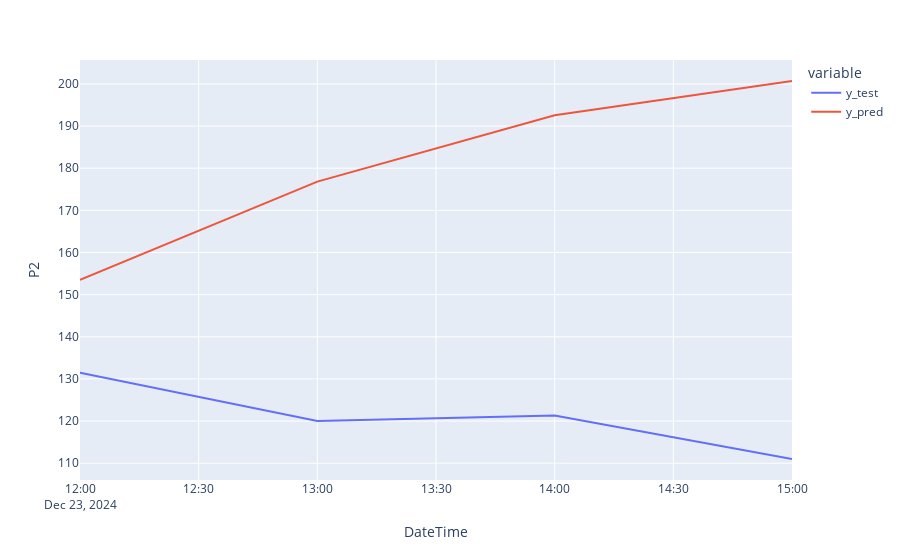

Source (notebook cell):
### Markdown cell above
Create a time series plot for the values in test_predictions using plotly express. Be sure that the y-axis is properly labeled as "P2"

### Code cell
fig = px.line(df_pred_test, labels={"value":"P2"})

fig.show()

### Figure 1 — Plotly figure (JSON) as saved in the notebook; plotly's stock layout.template omitted (floating-point values rounded to 4 significant figures)
{"data": [{"hovertemplate": "variable=y_test<br>DateTime=%{x}<br>P2=%{y}<extra></extra>", "legendgroup": "y_test", "line": {"color": "#636efa", "dash": "solid"}, "marker": {"symbol": "circle"}, "mode": "lines", "name": "y_test", "orientation": "v", "showlegend": true, "type": "scatter", "x": ["2024-12-23T12:00:00+00:00", "2024-12-23T13:00:00+00:00", "2024-12-23T14:00:00+00:00", "2024-12-23T15:00:00+00:00"], "xaxis": "x", "y": [131.5, 120, 121.3, 111], "yaxis": "y"}, {"hovertemplate": "variable=y_pred<br>DateTime=%{x}<br>P2=%{y}<extra></extra>", "legendgroup": "y_pred", "line": {"color": "#EF553B", "dash": "solid"}, "marker": {"symbol": "circle"}, "mode": "lines", "name": "y_pred", "orientation": "v", "showlegend": true, "type": "scatter", "x": ["2024-12-23T12:00:00+00:00", "2024-12-23T13:00:00+00:00", "2024-12-23T14:00:00+00:00", "2024-12-23T15:00:00+00:00"], "xaxis": "x", "y": [153.5, 176.8, 192.6, 200.7], "yaxis": "y"}], "layout": {"legend": {"title": {"text": "variable"}, "tracegroupgap": 0}, "margin": {"t": 60}, "xaxis": {"anchor": "y", "domain": [0, 1], "title": {"text": "DateTime"}}, "yaxis": {"anchor": "x", "domain": [0, 1], "title": {"text": "P2"}}}}
